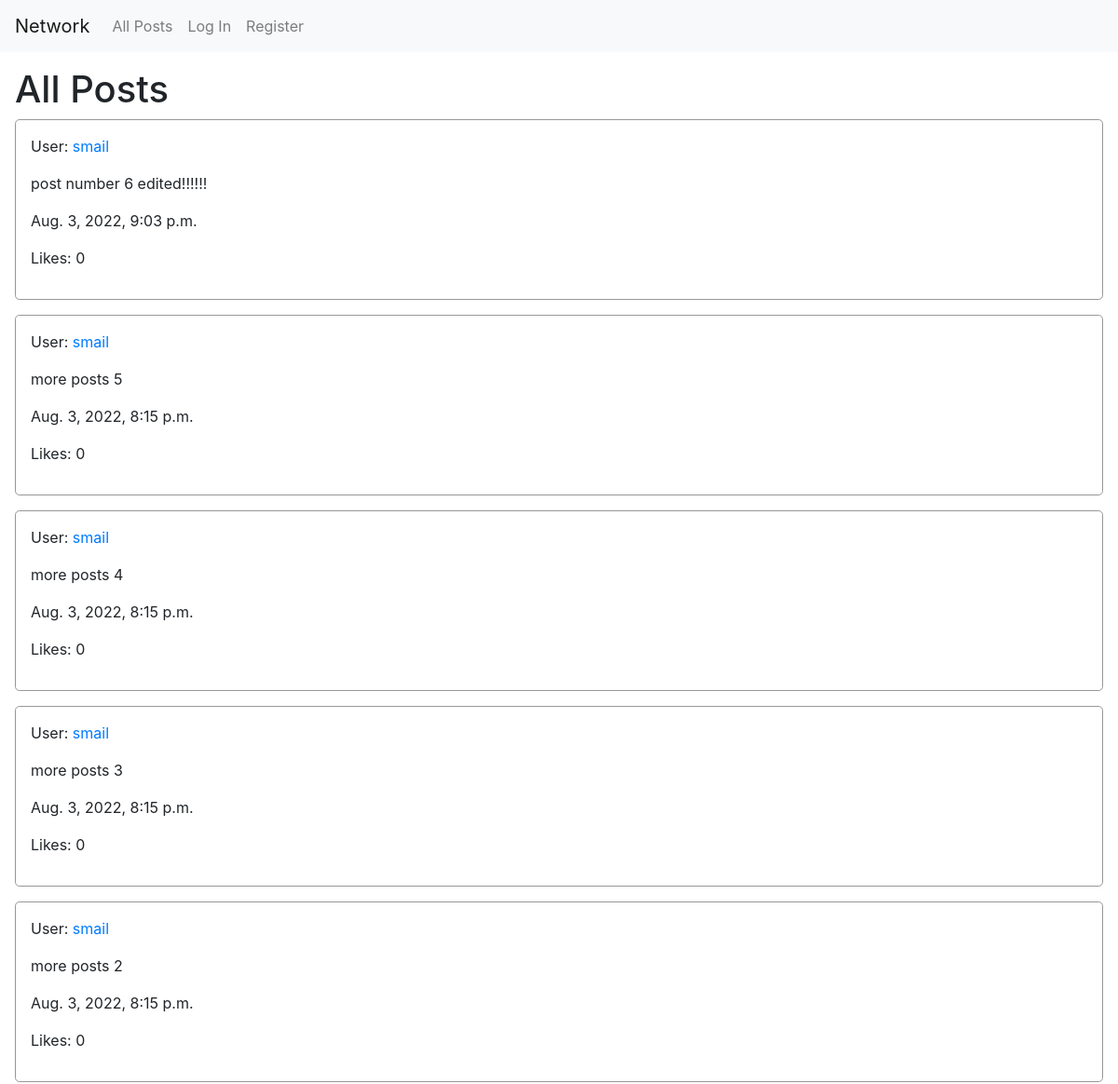
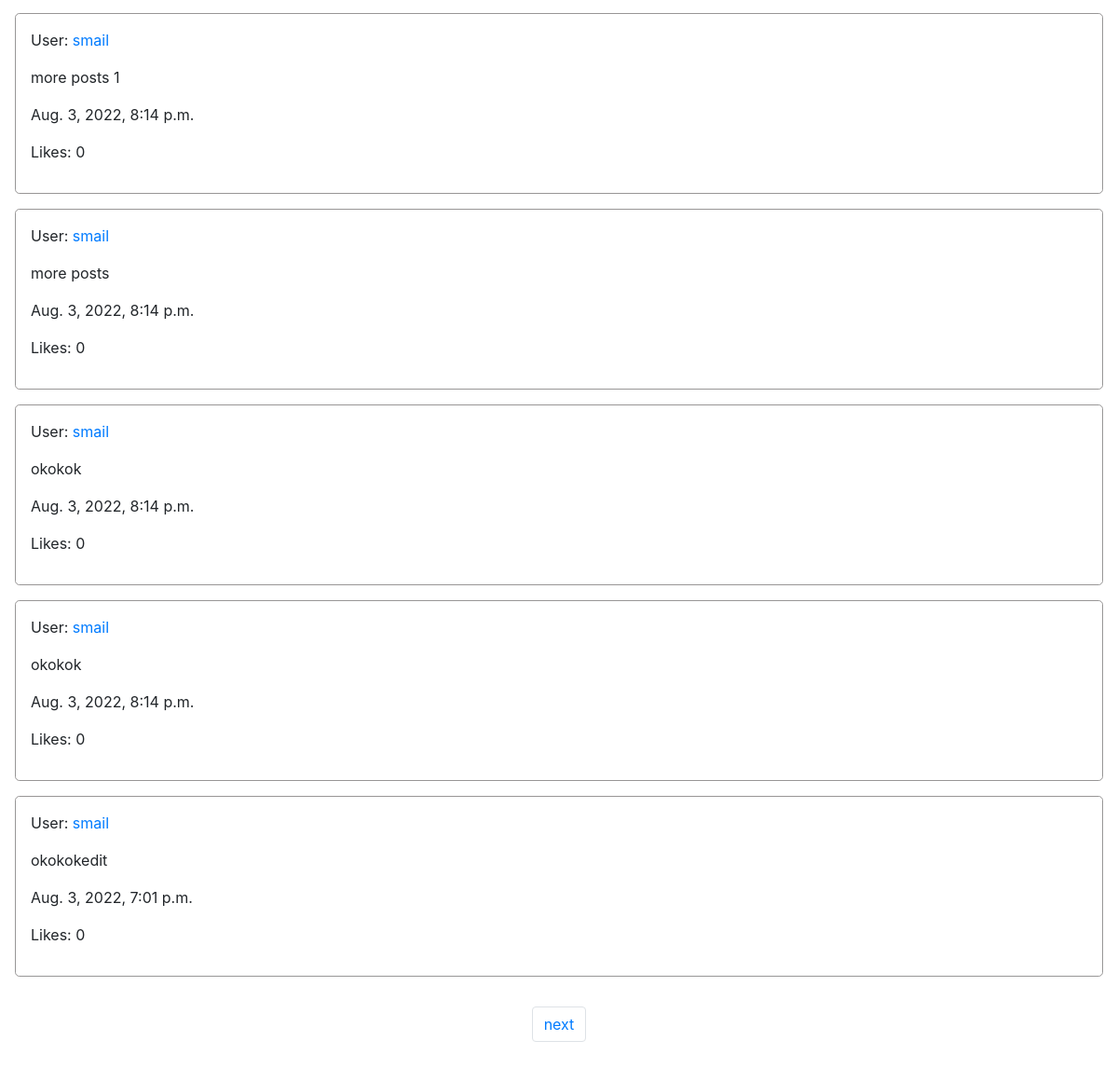
Before: / with the older database file (2 pictures, top to bottom).
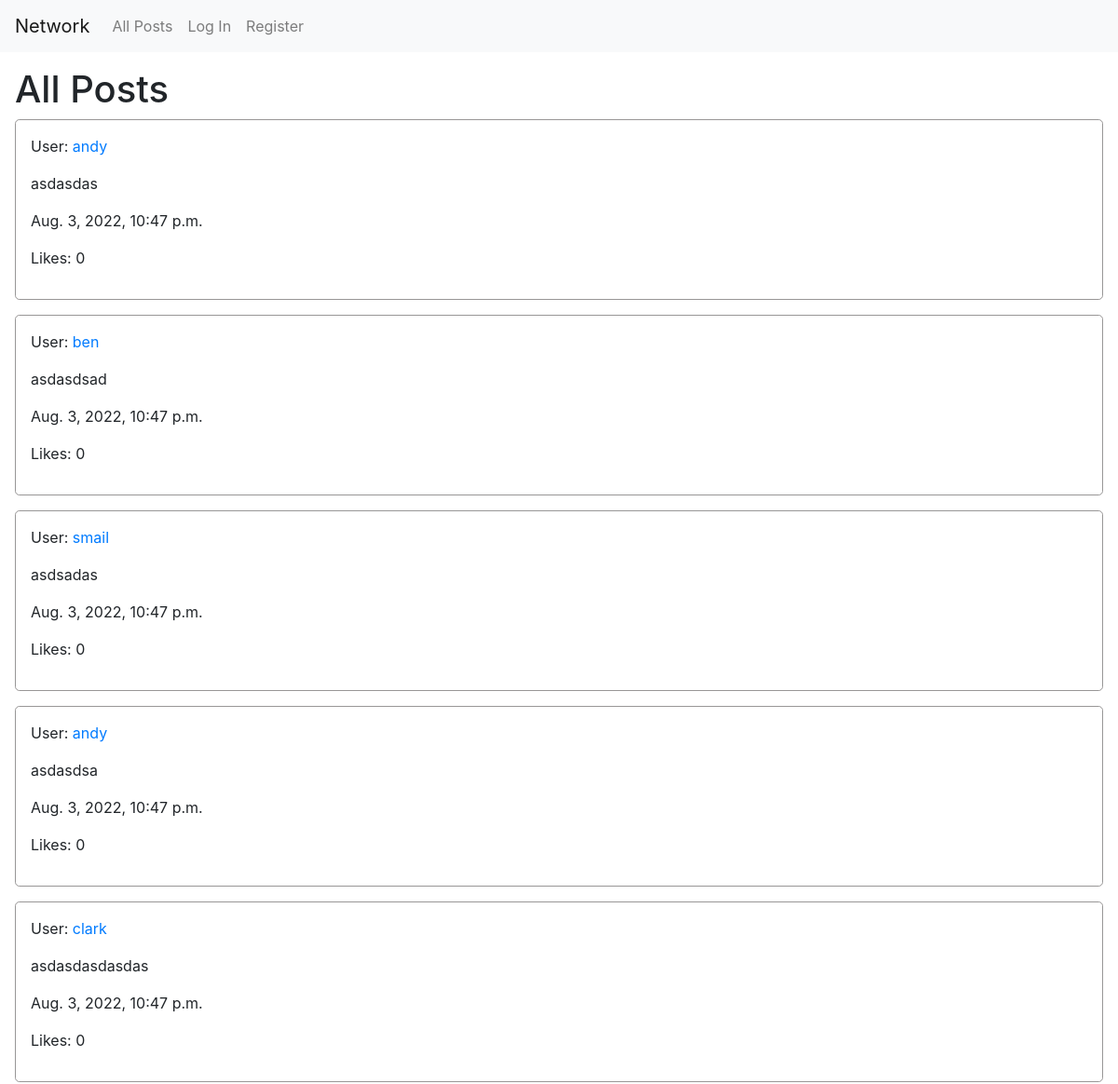
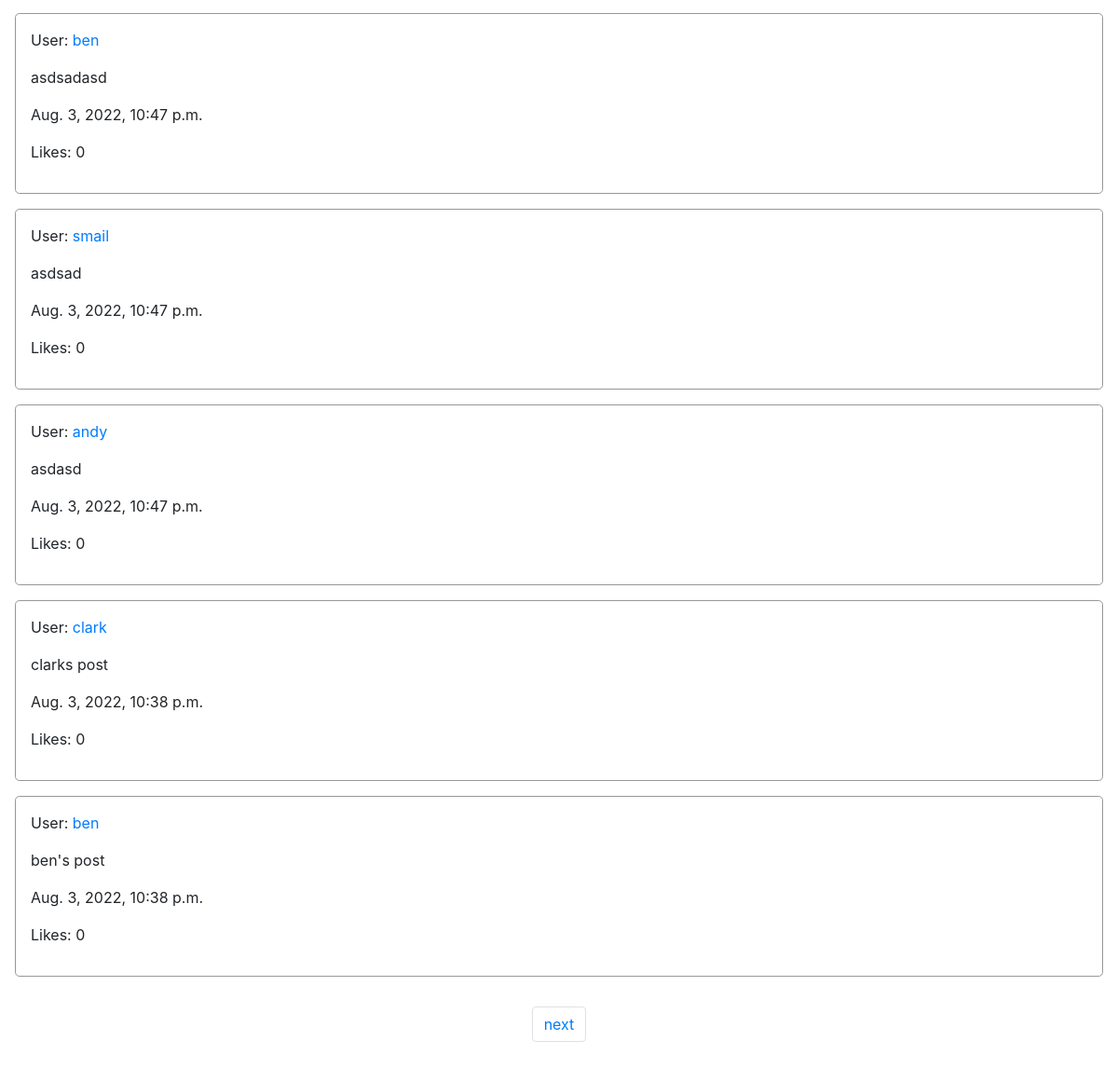
After: the same page with the newer database file (2 pictures, top to bottom).
### network/models.py (models this page shows, shortened)
class Post(models.Model):
    user = models.ForeignKey("User", on_delete=models.CASCADE)
    content = models.TextField(blank=False)
    timestamp = models.DateTimeField(auto_now_add=True)
    likes = models.IntegerField(default=0)

class User(AbstractUser):
    pass

### network/views.py (the view, shortened to what this page needs)
# urls.py: path("", views.index_view, name="index"),
def index_view(request):
    posts = Post.objects.all().order_by('-timestamp')
    paginator = Paginator(posts, 10) # Show 10 posts per page
    page_number = request.GET.get('page')
    page_obj = paginator.get_page(page_number)
    context = {'posts' : posts, 'page_obj' : page_obj}
    return render(request, 'network/index.html', context)

### network/templates/network/index.html (shortened to what this page needs)
{% extends "network/layout.html" %}
{% load static %}
{% block page_title %}
    <h1>All Posts</h1>
{% endblock page_title %}

### network/templates/network/layout.html (shortened to what this page needs)
{% load static %}
<!DOCTYPE html>
<html lang="en">
    <head>
        <link rel="stylesheet" href="https://stackpath.bootstrapcdn.com/bootstrap/4.4.1/css/bootstrap.min.css">
        <link href="{% static 'network/styles.css' %}" rel="stylesheet">
    </head>
    <body>
        <nav class="navbar navbar-expand-lg navbar-light bg-light">
            <a class="navbar-brand" href="{% url 'index' %}">Network</a>
            <div>
              <ul class="navbar-nav mr-auto">
                <li class="nav-item">
                  <a class="nav-link" href="{% url 'index' %}">All Posts</a>
                </li>
                {% if user.is_authenticated %}
                    <li class="nav-item">
                        <a class="nav-link" href="#">Following</a>
                    </li>
                    <li class="nav-item">
                        <a class="nav-link" href="{% url 'logout' %}">Log Out</a>
                    </li>
                {% else %}
                    <li class="nav-item">
                        <a class="nav-link" href="{% url 'login' %}">Log In</a>
                    </li>
                    <li class="nav-item">
                        <a class="nav-link" href="{% url 'register' %}">Register</a>
                    </li>
                {% endif %}
              </ul>
            </div>
          </nav>
        <div class="body">
            {% block page_title %}{% endblock page_title %}
            {% block posts %}
                <div id="posts">
                    {% for post in page_obj %}
                        <div class="post-div" id="{{ post.id }}">
                            <p>User: <a href="{% url 'profile' post.user %}">{{ post.user}}</a></p>
                            <p id="content">{{ post.content }}</p>
                            <p> {{ post.timestamp }}</p>
                            <p> Likes: {{ post.likes }}</p>
                        </div>
                    {% endfor %}
                </div>
            {% endblock posts %}
            {% block pagination %}
                <nav aria-label="Posts pages">
                    <ul class="pagination">
                        {% if page_obj.has_next %}
                            <li class="page-item"><a class="page-link" href="?page={{ page_obj.next_page_number }}">next</a></li>
                        {% endif %}
                    </ul>
                </nav>
            {% endblock pagination %}
        </div>
    </body>
</html>

Changed rows visible on the page:
removed Post: user "smail", content "post number 6 edited!!!!!!", timestamp "Aug. 3, 2022, 9:03 p.m.", likes "0"
removed Post: user "smail", content "more posts 5", timestamp "Aug. 3, 2022, 8:15 p.m.", likes "0"
removed Post: user "smail", content "more posts 4", timestamp "Aug. 3, 2022, 8:15 p.m.", likes "0"
removed Post: user "smail", content "more posts 3", timestamp "Aug. 3, 2022, 8:15 p.m.", likes "0"
removed Post: user "smail", content "more posts 2", timestamp "Aug. 3, 2022, 8:15 p.m.", likes "0"
removed Post: user "smail", content "more posts 1", timestamp "Aug. 3, 2022, 8:14 p.m.", likes "0"
removed Post: user "smail", content "more posts", timestamp "Aug. 3, 2022, 8:14 p.m.", likes "0"
removed Post: user "smail", content "okokok", timestamp "Aug. 3, 2022, 8:14 p.m.", likes "0"
removed Post: user "smail", content "okokok", timestamp "Aug. 3, 2022, 8:14 p.m.", likes "0"
removed Post: user "smail", content "okokokedit", timestamp "Aug. 3, 2022, 7:01 p.m.", likes "0"
added Post: user "andy", content "asdasdas", timestamp "Aug. 3, 2022, 10:47 p.m.", likes "0"
added Post: user "ben", content "asdasdsad", timestamp "Aug. 3, 2022, 10:47 p.m.", likes "0"
added Post: user "smail", content "asdsadas", timestamp "Aug. 3, 2022, 10:47 p.m.", likes "0"
added Post: user "andy", content "asdasdsa", timestamp "Aug. 3, 2022, 10:47 p.m.", likes "0"
added Post: user "clark", content "asdasdasdasdas", timestamp "Aug. 3, 2022, 10:47 p.m.", likes "0"
added Post: user "ben", content "asdsadasd", timestamp "Aug. 3, 2022, 10:47 p.m.", likes "0"
added Post: user "smail", content "asdsad", timestamp "Aug. 3, 2022, 10:47 p.m.", likes "0"
added Post: user "andy", content "asdasd", timestamp "Aug. 3, 2022, 10:47 p.m.", likes "0"
added Post: user "clark", content "clarks post", timestamp "Aug. 3, 2022, 10:38 p.m.", likes "0"
added Post: user "ben", content "ben's post", timestamp "Aug. 3, 2022, 10:38 p.m.", likes "0"
